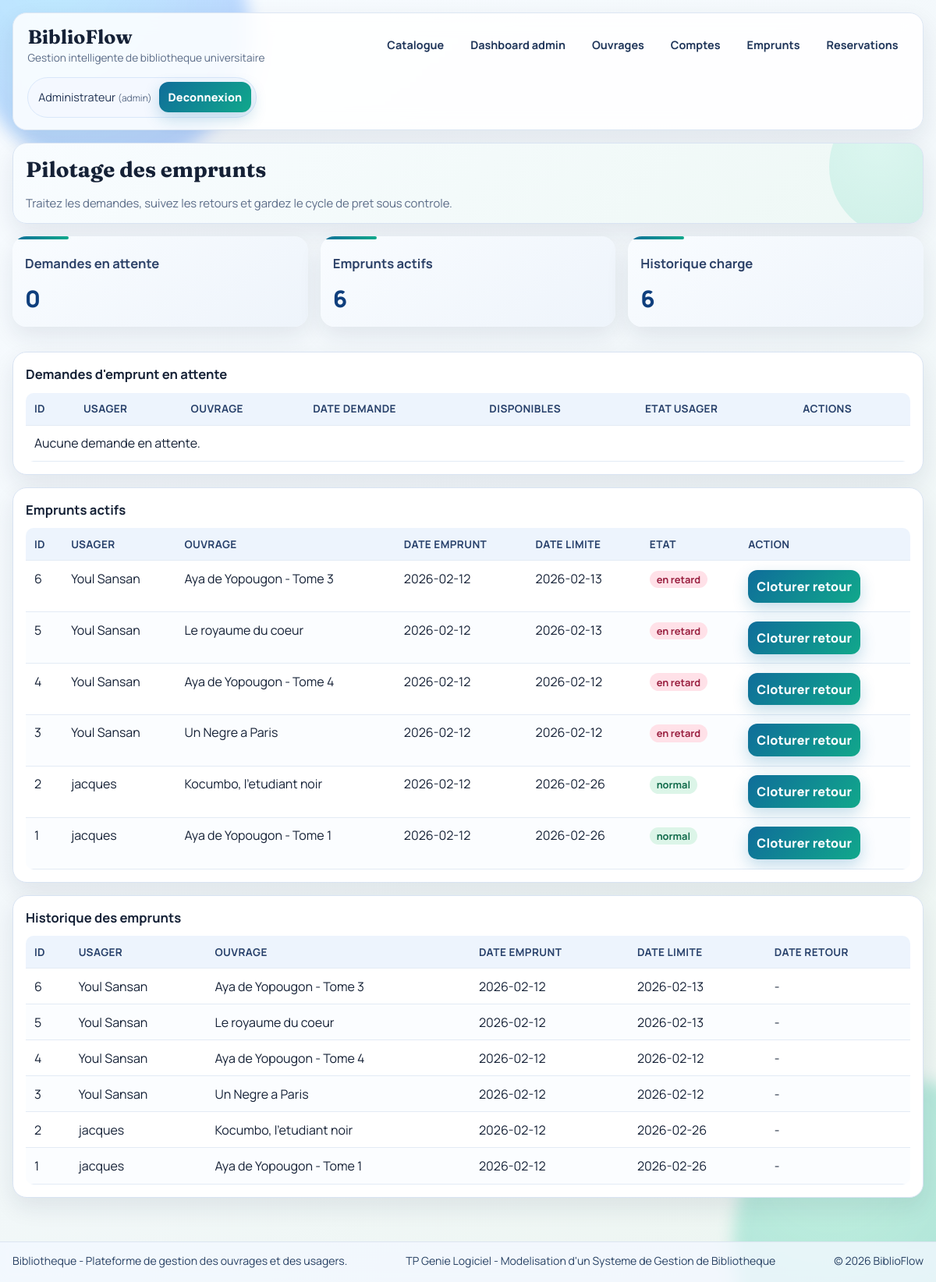
Page /loans (signed in) on the earlier database version.
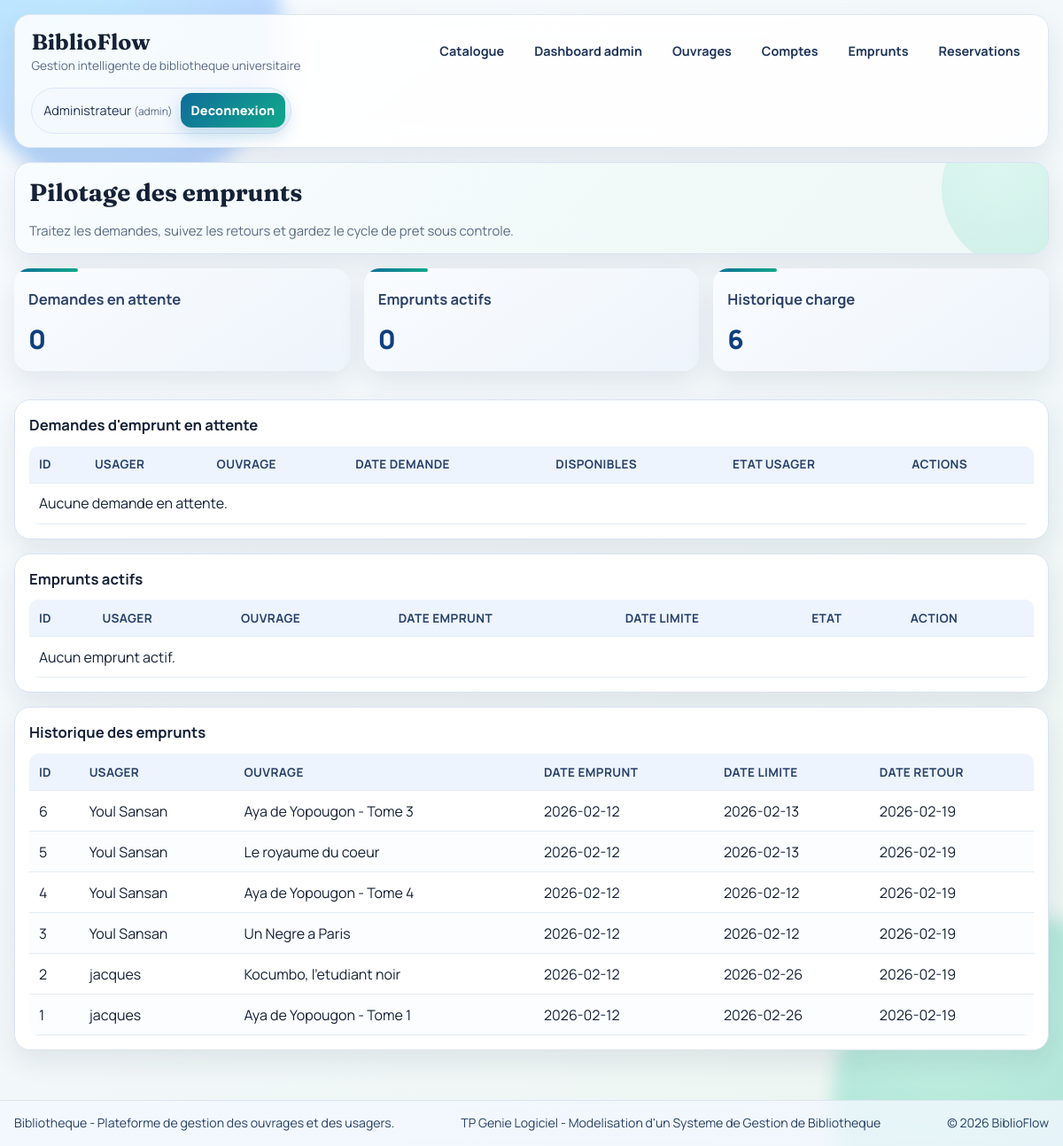
Same page on the later database version.
### tables this page shows
CREATE TABLE loans (
                id INTEGER PRIMARY KEY AUTOINCREMENT,
                user_id INTEGER NOT NULL,
                book_id INTEGER NOT NULL,
                loan_date TEXT NOT NULL DEFAULT (date('now')),
                due_date TEXT,
                return_date TEXT,
                FOREIGN KEY(user_id) REFERENCES users(id) ON DELETE CASCADE,
                FOREIGN KEY(book_id) REFERENCES books(id) ON DELETE CASCADE
            );

CREATE TABLE users (
                id INTEGER PRIMARY KEY AUTOINCREMENT,
                full_name TEXT NOT NULL,
                email TEXT UNIQUE NOT NULL,
                phone TEXT,
                user_type TEXT NOT NULL DEFAULT 'adherent'
            , role TEXT NOT NULL DEFAULT 'user', password_hash TEXT, is_suspended INTEGER NOT NULL DEFAULT 0, suspension_reason TEXT, suspension_origin TEXT, suspension_date TEXT);

CREATE TABLE books (
                id INTEGER PRIMARY KEY AUTOINCREMENT,
                title TEXT NOT NULL,
                author TEXT NOT NULL,
                isbn TEXT UNIQUE,
                total_copies INTEGER NOT NULL CHECK(total_copies >= 0),
                available_copies INTEGER NOT NULL CHECK(available_copies >= 0)
            , publisher TEXT, publication_year INTEGER);

### app.py (the view, shortened to what this page needs)
@app.route("/loans", methods=["GET", "POST"])
@admin_required
def loans():
    with get_db_connection() as conn:
        sync_user_suspensions(conn)
        pending_requests = conn.execute(
            """
            SELECT r.id, r.request_date, r.status,
                   u.full_name AS user_name,
                   u.is_suspended AS user_suspended,
                   b.title AS book_title,
                   b.available_copies AS available_copies
            FROM loan_requests r
            JOIN users u ON u.id = r.user_id
            JOIN books b ON b.id = r.book_id
            WHERE r.status = 'pending'
            ORDER BY r.id DESC
            """
        ).fetchall()
        active_loans = conn.execute(
            """
            SELECT l.id, l.loan_date, l.due_date,
                   b.title AS book_title,
                   u.full_name AS user_name,
                   u.is_suspended AS user_suspended,
                   CASE
                       WHEN l.due_date IS NOT NULL AND l.due_date < date('now') THEN 1
                       ELSE 0
                   END AS is_overdue
            FROM loans l
            JOIN books b ON b.id = l.book_id
            JOIN users u ON u.id = l.user_id
            WHERE l.return_date IS NULL
            ORDER BY l.loan_date DESC, l.id DESC
            """
        ).fetchall()
        loan_history = conn.execute(
            """
            SELECT l.id, l.loan_date, l.due_date, l.return_date,
                   b.title AS book_title,
                   u.full_name AS user_name
            FROM loans l
            JOIN books b ON b.id = l.book_id
            JOIN users u ON u.id = l.user_id
            ORDER BY l.id DESC
            LIMIT 30
            """
        ).fetchall()
    return render_template(
        "loans.html",
        pending_requests=pending_requests,
        active_loans=active_loans,
        loan_history=loan_history,
    )

### app.py (called while the page is built)
def get_db_connection() -> sqlite3.Connection:
    conn = sqlite3.connect(DB_PATH)
    conn.row_factory = sqlite3.Row
    conn.execute("PRAGMA foreign_keys = ON")
    return conn

def get_current_user() -> Optional[sqlite3.Row]:
    user_id = session.get("user_id")
    if not user_id:
        return None
    with get_db_connection() as conn:
        sync_user_suspensions(conn)
        return conn.execute("SELECT * FROM users WHERE id = ?", (user_id,)).fetchone()

def login_required(view):
    @wraps(view)
    def wrapped(*args, **kwargs):
        if not session.get("user_id"):
            flash("Veuillez vous connecter pour continuer.", "error")
            next_target = request.path if request.method == "GET" else url_for("catalog")
            return redirect(url_for("login", next=next_target))
        return view(*args, **kwargs)
    return wrapped

@app.context_processor
def inject_user():
    return {"session_user": get_current_user(), "current_year": date.today().year}

### templates/loans.html (shortened to what the changed rows need)
{% extends "base.html" %}
{% block content %}
<section class="card hero-card page-head reveal-up">
    <h2>Pilotage des emprunts</h2>
</section>
<section class="stats-grid">
    <article class="card stat reveal-up"><h3>Emprunts actifs</h3><p>{{ active_loans|length }}</p></article>
</section>
<section class="card reveal-up">
    <table>
        <thead>
        <tr><th>ID</th><th>Usager</th><th>Ouvrage</th><th>Date demande</th><th>Disponibles</th><th>Etat usager</th><th>Actions</th></tr>
        </thead>
    </table>
</section>
<section class="card reveal-up">
    <table>
        <thead>
        <tr><th>ID</th><th>Usager</th><th>Ouvrage</th><th>Date emprunt</th><th>Date limite</th><th>Etat</th><th>Action</th></tr>
        </thead>
        <tbody>
        {% for loan in active_loans %}
        <tr>
            <td>{{ loan.id }}</td>
            <td>{{ loan.user_name }}</td>
            <td>{{ loan.book_title }}</td>
            <td>{{ loan.loan_date }}</td>
            <td>{{ loan.due_date or '-' }}</td>
            <td>
                {% if loan.is_overdue %}
                <span class="status-chip status-danger">en retard</span>
                {% elif loan.user_suspended %}
                <span class="status-chip status-danger">usager suspendu</span>
                {% else %}
                <span class="status-chip status-ok">normal</span>
                {% endif %}
            </td>
            <td>
                <form method="post" class="inline-form">
                    <button type="submit">Cloturer retour</button>
                </form>
            </td>
        </tr>
        {% else %}
        <tr><td colspan="7">Aucun emprunt actif.</td></tr>
        {% endfor %}
        </tbody>
    </table>
</section>
<section class="card reveal-up">
    <table>
        <thead>
        <tr><th>ID</th><th>Usager</th><th>Ouvrage</th><th>Date emprunt</th><th>Date limite</th><th>Date retour</th></tr>
        </thead>
        <tbody>
        {% for loan in loan_history %}
        <tr>
            <td>{{ loan.id }}</td>
            <td>{{ loan.user_name }}</td>
            <td>{{ loan.book_title }}</td>
            <td>{{ loan.loan_date }}</td>
            <td>{{ loan.due_date or '-' }}</td>
            <td>{{ loan.return_date or '-' }}</td>
        </tr>
        {% else %}
        <tr><td colspan="6">Aucun historique.</td></tr>
        {% endfor %}
        </tbody>
    </table>
</section>
{% endblock %}

Differences in the rows shown:
no longer on one of the page's lists (row edited): loans: id "6", user_name "Youl Sansan", book_title "Aya de Yopougon - Tome 3", loan_date "2026-02-12", due_date "2026-02-13"
no longer on one of the page's lists (row edited): loans: id "5", user_name "Youl Sansan", book_title "Le royaume du coeur", loan_date "2026-02-12", due_date "2026-02-13"
no longer on one of the page's lists (row edited): loans: id "4", user_name "Youl Sansan", book_title "Aya de Yopougon - Tome 4", loan_date "2026-02-12", due_date "2026-02-12"
no longer on one of the page's lists (row edited): loans: id "3", user_name "Youl Sansan", book_title "Un Negre a Paris", loan_date "2026-02-12", due_date "2026-02-12"
no longer on one of the page's lists (row edited): loans: id "2", user_name "jacques", book_title "Kocumbo, l'etudiant noir", loan_date "2026-02-12", due_date "2026-02-26"
no longer on one of the page's lists (row edited): loans: id "1", user_name "jacques", book_title "Aya de Yopougon - Tome 1", loan_date "2026-02-12", due_date "2026-02-26"
changed loans "Aya de Yopougon - Tome 3": return_date "-" → "2026-02-19"
changed loans "Le royaume du coeur": return_date "-" → "2026-02-19"
changed loans "Aya de Yopougon - Tome 4": return_date "-" → "2026-02-19"
changed loans "Un Negre a Paris": return_date "-" → "2026-02-19"
changed loans "Kocumbo, l'etudiant noir": return_date "-" → "2026-02-19"
changed loans "Aya de Yopougon - Tome 1": return_date "-" → "2026-02-19"
Other differences:
{{ active_loans|length }}: "6" → "0"
text now shown: "Aucun emprunt actif."
